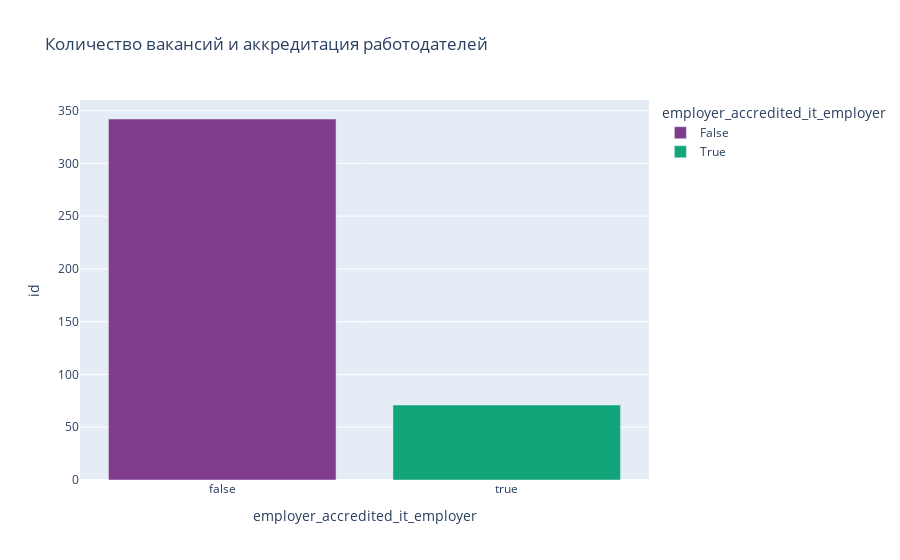

Write notebook code for a chart like this one.
### Markdown cell above
СБЕР лидирует по количеству искомых вакансий - 74. Следующие за ним 9 компаний даже суммарно не предоставляют такое же количество вакансий (67).

### Code cell
data = df.groupby('employer_accredited_it_employer', as_index=False)['id'].count()
create_bar(data, 'employer_accredited_it_employer', 'id', 'Количество вакансий и аккредитация работодателей')

### Figure 1 — Plotly figure (JSON) as saved in the notebook; plotly's stock layout.template omitted (floating-point values rounded to 4 significant figures)
{"data": [{"alignmentgroup": "True", "hovertemplate": "employer_accredited_it_employer=%{x}<br>id=%{y}<extra></extra>", "legendgroup": "False", "marker": {"color": "rgb(127, 60, 141)", "pattern": {"shape": ""}}, "name": "False", "offsetgroup": "False", "orientation": "v", "showlegend": true, "textposition": "auto", "type": "bar", "x": [false], "xaxis": "x", "y": [342], "yaxis": "y"}, {"alignmentgroup": "True", "hovertemplate": "employer_accredited_it_employer=%{x}<br>id=%{y}<extra></extra>", "legendgroup": "True", "marker": {"color": "rgb(17, 165, 121)", "pattern": {"shape": ""}}, "name": "True", "offsetgroup": "True", "orientation": "v", "showlegend": true, "textposition": "auto", "type": "bar", "x": [true], "xaxis": "x", "y": [71], "yaxis": "y"}], "layout": {"barmode": "relative", "legend": {"title": {"text": "employer_accredited_it_employer"}, "tracegroupgap": 0}, "title": {"text": "Количество вакансий и аккредитация работодателей"}, "xaxis": {"anchor": "y", "categoryarray": [false, true], "categoryorder": "array", "domain": [0, 1], "title": {"text": "employer_accredited_it_employer"}}, "yaxis": {"anchor": "x", "domain": [0, 1], "title": {"text": "id"}}}}
